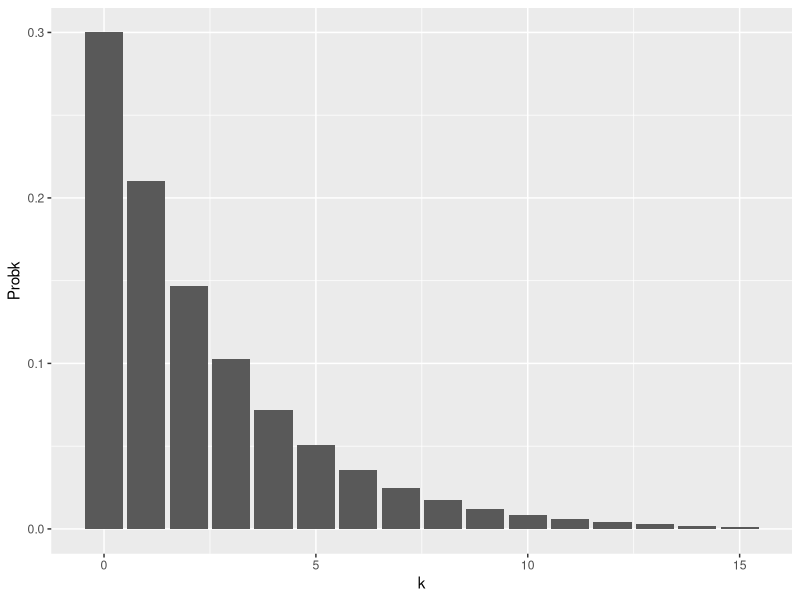
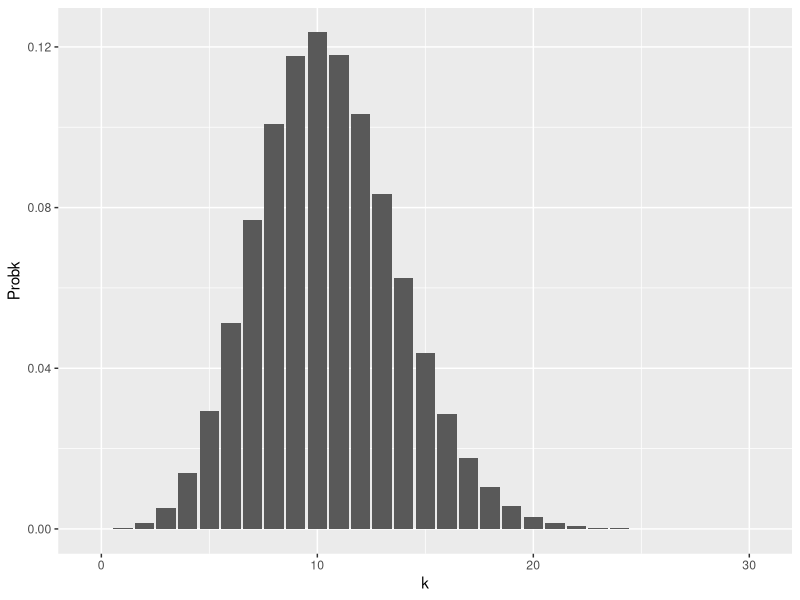
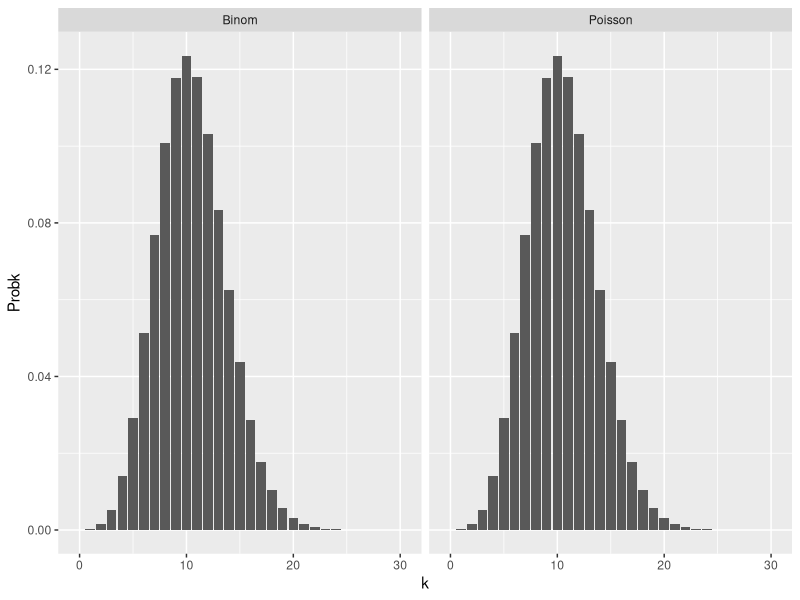
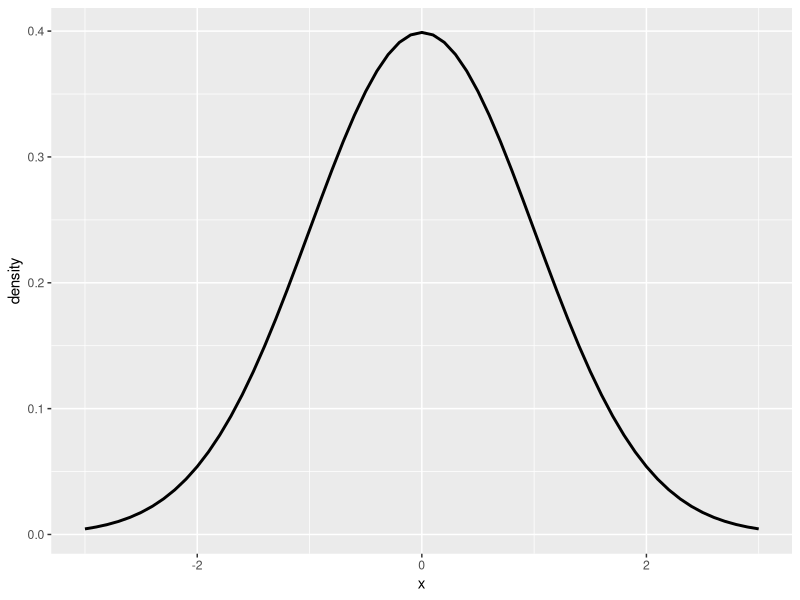
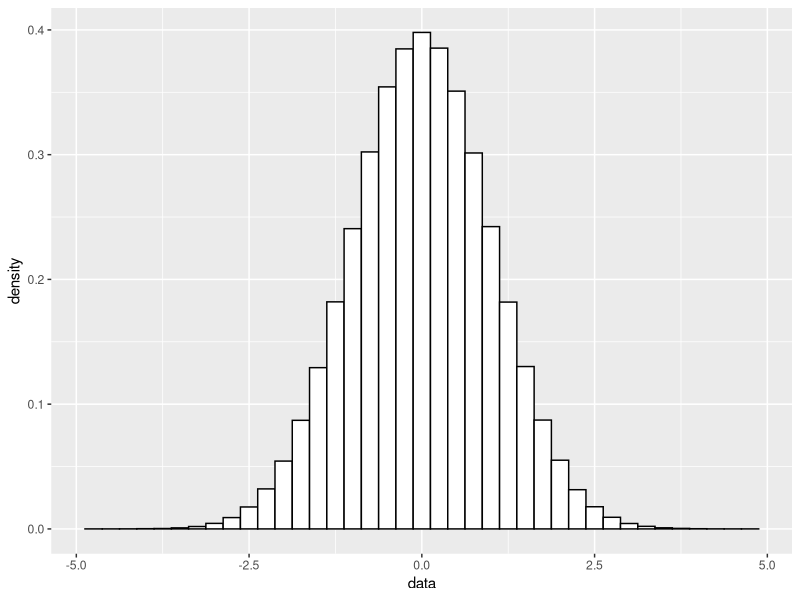
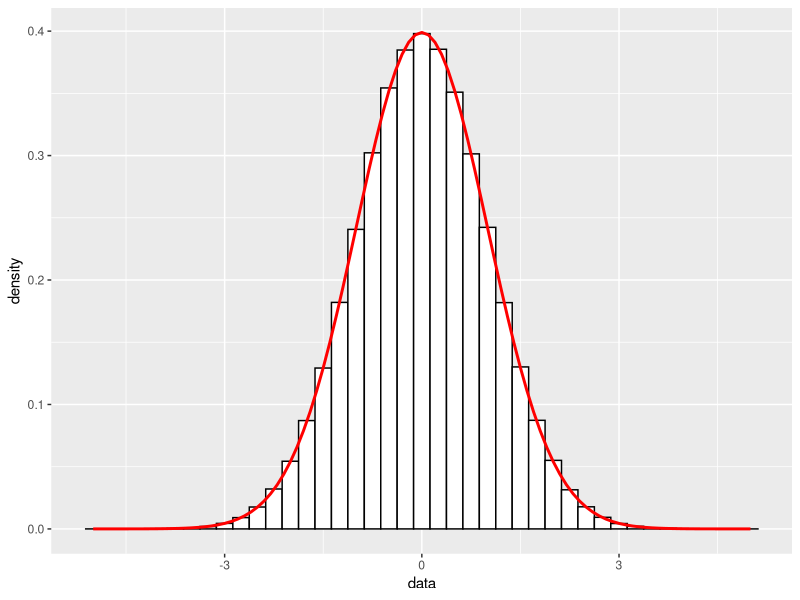
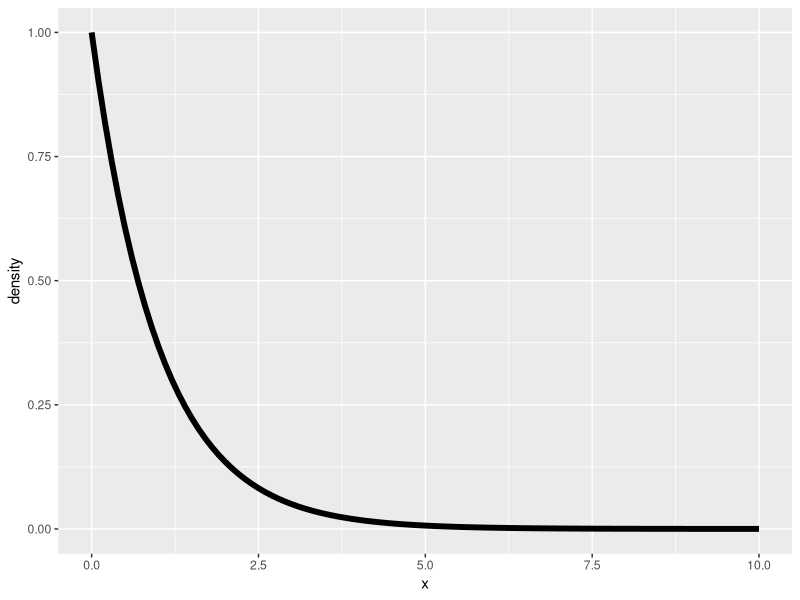
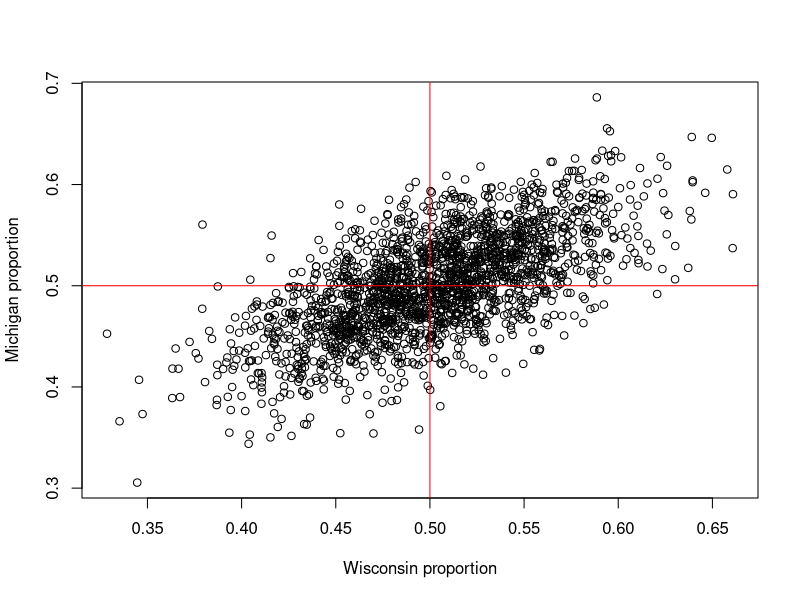

Source code (R) for these figures, in order:
## ---- chunk 1
# rbinom takes three arguments.
# The first is the number of random variables we want to generate (confusingly, this is called n in the R docs).
# The size argument specifies the number of coins to flip, i.e., n in our notation above.
# The prob argument specifies the probability that one coin lands heads, i.e., p in our notation above.
rbinom(1, size=10, prob=0.3) # produces a random number from {0,1,2,...,10}, with 2,3,4 being most common.
## ---- chunk 2
# If we repeat the experiment a few times, we get different random values.
rbinom(1, size=10, prob=0.3);
rbinom(1, size=10, prob=0.3);
rbinom(1, size=10, prob=0.3);
rbinom(1, size=10, prob=0.3);
rbinom(1, size=10, prob=0.3);
## ---- chunk 3
rbinom(1, size=1, prob=0.5); # 1 is "heads", 0 is "tails"
## ---- chunk 4
rgeom(1, prob=0.5); # Generate one geometric random variable with p=0.5. Most likely outcomes: 0,1,2
## ---- chunk 5
library(ggplot2)
k <- seq(0,15); p <- 0.3;
df <- data.frame('k'=k,'Probk'=p*(1-p)^k );
pp <- ggplot(df, aes(x=k, y=Probk) ) + geom_col();
pp
## ---- chunk 6
rpois(1, lambda=10.5); # Generate Poisson RV with lambda=10.5; most likely value is 10.
## ---- chunk 7
rpois(10, lambda=10.5); # Generate 10 Poisson RVs with the same parameter lambda=10.5
## ---- chunk 8
k <- seq(0,30); lambda <- 10.5; # On average, we should get back the value 10.5,
df <- data.frame('k'=k,'Probk'=dpois(k, lambda) );
pp <- ggplot(df, aes(x=k, y=Probk) ) + geom_col();
pp
## ---- chunk 9
k <- seq(0,30); lambda <- 10.5;
N <- 1e6; p <- lambda/N; # On average, we should get back the value lambda
poisprob <- dpois(k, lambda); # Vector of Poisson probabilities
binomprob <- dbinom( k, size=N, prob=p ); # Binomial probs.
# We need a column in our data frame encoding which of the two distributions a number comes from.
# This isn't the only way to do this, but it is the easiest way to get things to play nice with the ggplot2 facet_wrap, which displays separate plots for different values in a particular column.
dist <- c( rep('Poisson', length(k)), rep('Binom', length(k)) );

# Construct our data frame. Note that we have to repeat the k column, because our data frame is going to look like
# Distribution  k  Probk
# Poisson       0  dpois( 0, lambda )
# Poisson       1  dpois( 1, lambda )
# ...           ...
# Poisson       30 dpois( 30, lambda )
# Binomial      0  dbinom( 0, N, p )
# ...
# Binomial      30  dbinom( 30, N, p )
df <- data.frame('dist'=dist, 'k'=rep(k,2), 'Probk'=c(poisprob,binomprob) );

pp <- ggplot(df, aes(x=k, y=Probk) ) + geom_col() + facet_wrap(~dist);
# facet_wrap tells ggplot to create a separate plot for each group (i.e., value) in the dist column.
pp
## ---- chunk 10
x <- seq(-3,3,0.1); f <- dnorm(x, 0,1); # eval density at x values, mean mu=0, standard deviation sigma=1.
df <- data.frame('x'=x, 'density'=f)
pp <- ggplot( df, aes(x=x, y=density) ) + geom_line( size=1)
pp
## ---- chunk 11
rnorm(1, mean=1, sd=2); # Note that we pass the standard deviation (sd), not the variance sigma^2.
rnorm(1); # If we don't specify a mean and sd, they default to 0 and 1, respectively
## ---- chunk 12
data <- rnorm(1e6); # one million standard normal RVs
pp <- ggplot( data.frame('x'=data ), aes(x=data) );
pp <- pp + geom_histogram( aes(y=..density..), binwidth=0.25, color="black", fill="white");
pp
## ---- chunk 13
x <- seq(-5,5,0.1); f <- dnorm( x, mean=0, sd=1 ); # Evaluating the density at points x
df_dnorm <- data.frame('x'=x, 'f'=f);
pp <- pp + geom_line(data=df_dnorm, aes(x=x, y=f), size=1, color='red');
pp
## ---- chunk 14
sum( data > -1 & data < 1)/length(data);
## ---- chunk 15
sum( data > -2 & data < 2)/length(data);
## ---- chunk 16
sum( data > -3 & data < 3)/length(data);
## ---- chunk 17
x <- seq(0, 10, 0.1); f = dexp(x, rate=1);
df_exp <- data.frame('x'=x, 'density'=f);
pp <- ggplot(df_exp, aes(x=x, y=density)) + geom_line( size=2);
pp
## ---- chunk 18
data <- rexp(n=1e6, rate=1); # rexp to generate random exponentials.
sum( data < 5)/length(data); # something like 99% of the generated points should be below 5.
## ---- chunk 19
mu <- c(.5,.5); # Vector of means; both W_p and M_p are mean 1/2.
CovMx <- matrix( c(.05^2,.04^2,.04^2,.05^2), nrow = 2); # Make a two-by-two symmetric matrix.
CovMx;
## ---- chunk 20
library(MASS); # This library includes a multivariate normal
WpMp = mvrnorm(n=2000, mu=mu, Sigma=CovMx); #mvrnorm is the multivariate version of rnorm.
plot(WpMp, xlab = "Wisconsin proportion", ylab = "Michigan proportion");
lines(c(.5,.5), c(-10,10), col = 'red');
lines(c(-10,10), c(.5,.5), col = 'red');
